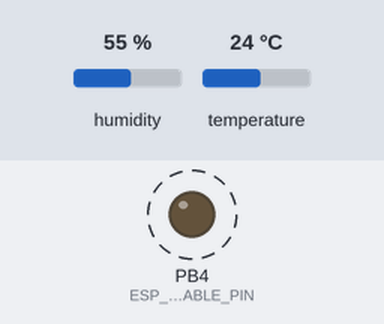
Bench run of a sketch on a simulated ATtiny85, built for the host (arithmetic inside an expression is 32-bit, double 64-bit). On the bench: output pins drawn as LEDs (lit = HIGH). Dashed ring = blinking. The test bench sets the inputs (shaded band); at power-on: humidity 55 %, temperature 24 °C. Pins used as bus, display or sensor lines are not drawn; what the sketch prints to the serial monitor is not drawn.

Above: at 1.1 s.
Timing chart, 0 to 5.9 s (numbered marks = the images above):
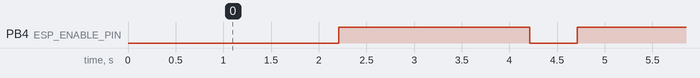

The sketch:

ATtiny.ino
```cpp
// (licence header left out)
#include <avr/sleep.h>
#include <avr/wdt.h>  // http://www.nongnu.org/avr-libc/user-manual/group__avr__watchdog.html
#include <SoftwareSerial.h>

#include <DHT22.h>  // https://github.com/nathanchantrell/Arduino-DHT22

// Power-Save-Stuff.
// http://www.surprisingedge.com/low-power-atmegatiny-with-watchdog-timer/
// https://www.sparkfun.com/tutorials/309
// http://jeelabs.org/tag/lowpower/
uint8_t watchdog_counter;
// Watchdog Interrupt Service / is executed when  watchdog timed out
ISR(WDT_vect) { watchdog_counter++; }

//------------------------------------------------------------------------------
// 0=16ms, 1=32ms, 2=64ms, 3=128ms, 4=250ms, 5=500ms
// 6=1sec, 7=2sec, 8=4sec, 9=8sec
// From: http://interface.khm.de/index.php/lab/experiments/sleep_watchdog_battery/
#define watchdog_wakeup  9  // Wake up after 8 sec

// wait this many ms between sending packets. 300000ms / 1000 / 60sec = 5 Min.
#define SENDDELAY  300000
//#define SENDDELAY  10000 //for tests only: 10sec

// 7,5 * 8sec = 1 Min. 37,5 * 8sec = 5Min.
//uint8_t watchdog_limit = SENDDELAY / 1000 / 8;
#define watchdog_limit  SENDDELAY / 1000 / 8

//------------------------------------------------------------------------------

//WiFi AP information. comment out to use settings from config.lua
//#define SSID "bla"
//#define PASS "secret"

// Supply Voltage Limit - send Notify (mV)
#define vccNotice 3100

// Supply Voltage Limit - Shutdown TinySensor and deny operation (mV)
#define vccShutdown 3000

// ESP8266 SoftwareSerial BAUDRATE. Make sure ESP8266 is set to this
#define ESP8266_BAUD 9600

//Comment to turn off Debug mode
#define DEBUG
#define DEBUGBAUD 9600

//------------------------------------------------------------------------------
// PIN-Konfiguration
//------------------------------------------------------------------------------
//Pin definition for Attiny84 and regular arduino
#if defined(__AVR_ATtiny84__)
  #define ESP_ENABLE_PIN  2
  #define SOFT_RX_PIN     1
  #define SOFT_TX_PIN     0
  #define DHT22_PIN       3
  #define DHT22_POWER_PIN 4
#else
  //ATMEGA328
  #define ESP_ENABLE_PIN  4
  #define SOFT_RX_PIN     2
  #define SOFT_TX_PIN     3
  #define DHT22_PIN       5
  #define DHT22_POWER_PIN 6
#endif
/*
                     +-\/-+
               VCC  1|    |14  GND
          (D0) PB0  2|    |13  AREF (D10)
          (D1) PB1  3|    |12  PA1 (D9)
       (PB3) RESET  4|    |11  PA2 (D8)
INT0  PWM (D2) PB2  5|    |10  PA3 (D7)
      PWM (D3) PA7  6|    |9   PA4 (D6) SCK
SDA   PWM (D4) PA6  7|    |8   PA5 (D5) PWM
                     +----+
*/
//------------------------------------------------------------------------------

// Buffer to store incoming commands from serial port
String inData;

//Remove debug if using attiny84
#if defined(__AVR_ATtiny84__)
  #undef DEBUG
#endif

#ifdef DEBUG
  #define DEBUG_CONNECT(x)  Serial.begin(x)
  #define DEBUG_PRINT(x)    Serial.print(x)
  #define DEBUG_PRINTLN(x)  Serial.println(x)
  #define DEBUG_FLUSH()     Serial.flush()
#else
  #define DEBUG_CONNECT(x)
  #define DEBUG_PRINT(x)
  #define DEBUG_PRINTLN(x)
  #define DEBUG_FLUSH()
#endif

//How many times to retry talking to module before giving up
#define RETRY_COUNT   2
uint8_t retry_attempt = 0;

// Setup a DHT22 instance
DHT22 myDHT22(DHT22_PIN);

//Software serial connected to ESP8266
SoftwareSerial espSerial(SOFT_RX_PIN, SOFT_TX_PIN); // RX, TX

//------------------------------------------------------------------------------
// Power Save Functions
//------------------------------------------------------------------------------

// send ATtiny into Power Save Mode
void goToSleep() {
  // SLEEP_MODE_IDLE -the least power savings
  // SLEEP_MODE_ADC
  // SLEEP_MODE_PWR_SAVE
  // SLEEP_MODE_STANDBY
  // SLEEP_MODE_PWR_DOWN -the most power savings
  set_sleep_mode(SLEEP_MODE_PWR_DOWN); // Set sleep mode.
  sleep_enable(); // Enable sleep mode.
  sleep_mode(); // Enter sleep mode.

  // After waking from watchdog interrupt the code continues to execute from this point.

  sleep_disable(); // Disable sleep mode after waking.
  // Re-enable the peripherals.
  //power_all_enable();
}

// 0=16ms, 1=32ms, 2=64ms, 3=128ms, 4=250ms, 5=500ms
// 6=1sec, 7=2sec, 8=4sec, 9=8sec
// From: http://interface.khm.de/index.php/lab/experiments/sleep_watchdog_battery/
void setup_watchdog(int timerPrescaler) {
  if (timerPrescaler > 9 ) timerPrescaler = 9; //Correct incoming amount if need be
  byte bb = timerPrescaler & 7;
  if (timerPrescaler > 7) bb |= (1<<5); //Set the special 5th bit if necessary
  // enable WatchDog
  //This order of commands is important and cannot be combined
  MCUSR &= ~(1<<WDRF); //Clear the watchdog reset
  WDTCSR |= (1<<WDCE) | (1<<WDE); //Set WD_change enable, set WD enable
  WDTCSR = bb; //Set new watchdog timeout value
  WDTCSR |= _BV(WDIE); //Set the interrupt enable, this will keep unit from resetting after each int
}

// disables the watchdog timer
/*
void disableWatchdog() {
  MCUSR &= ~(1<<WDRF);
  WDTCSR |= (1<<WDCE) | (1<<WDE);
  WDTCSR = 0x00;
}
*/

//Disabling ADC and analog comparator. Saves ~230uA. Needs to be re-enable for the internal voltage check
#define adc_disable() (ADCSRA &= ~(1<<ADEN)) // disable ADC
#define adc_enable()  (ADCSRA |=  (1<<ADEN)) // re-enable ADC

//------------------------------------------------------------------------------

void setup() {
  //Debug serial print only works if DEBUG is defined
  #ifdef DEBUG
    Serial.begin(DEBUGBAUD);
    Serial.println(F("Arduino started"));
  #endif

  //Make sure ESP8266 is set to 9600
  espSerial.begin(ESP8266_BAUD);

  //espSerial.setTimeout(5000);

  //Setup pins
  pinMode(DHT22_POWER_PIN, OUTPUT);
  pinMode(ESP_ENABLE_PIN, OUTPUT);
  digitalWrite(DHT22_POWER_PIN, LOW);
  digitalWrite(ESP_ENABLE_PIN, LOW);

  // 0=16ms, 1=32ms, 2=64ms, 3=128ms, 4=250ms, 5=500ms
  // 6=1sec, 7=2sec, 8=4sec, 9=8sec
  // From: http://interface.khm.de/index.php/lab/experiments/sleep_watchdog_battery/
  setup_watchdog(watchdog_wakeup);      // Wake up after 8 sec

  watchdog_counter = 37; // set to have an initial transmition when starting.

  PRR = bit(PRTIM1);          // only keep timer 0 going
  adc_disable();           // power down/disable the ADC
  analogReference(INTERNAL);   // Set the aref to the internal 1.1V reference

  delay(100);
}

//------------------------------------------------------------------------------

void loop() {
  goToSleep(); // goes to sleep for about 8 seconds and continues to execute code when it wakes up

  if (watchdog_counter >= watchdog_limit) {
    watchdog_counter = 1;

    // Verify enough Supply Voltage
    int vcc = readVcc();
    // stop operation if vcc is lower vccShutdown value (3V)
    if (vcc <= vccShutdown) {
      DEBUG_PRINT(F("ERROR: Supply Voltage is too low:"));
      DEBUG_PRINTLN((vcc / 1000));
      DEBUG_FLUSH();
      // FIXME: power off
      // disable Watchdog Interrupt and power down forever
      wdt_disable();
      return;
    }

    // Hold DHT22 information
    DHT22_ERROR_t errorCode;
    // Power on Sensor
    enableSensor();
    // Give sensor some time to warmup
    delay(2000);
    // Read DHT22 that will be sent
    errorCode = myDHT22.readData();
    // If DHT22 is not returning valid data
    if (errorCode != DHT_ERROR_NONE) {
      #ifdef DEBUG
        DEBUG_PRINTLN(F("Could not get DHT22 Sensor values. Error:"));
        DEBUG_PRINTLN(errorCode);
      #endif
      disableSensor();
    } else {
      // Prepare string to send
      String msg = "wlanSend(\"";
      msg += "v=";
      msg += vcc;
      msg += "&t=";
      msg += int(myDHT22.getTemperatureCInt()*10);
      msg += "&h=";
      msg += int(myDHT22.getHumidityInt()*10);
      if ((vcc > vccShutdown) && (vcc <= vccNotice)) {
        msg += "&NOTICE=lowVCC";
      }
      msg += "\")";
      //Powerdown Sensor
      disableSensor();

      if (!enableESP()) {
        DEBUG_PRINTLN(F("Error initializing ESP8266!"));
        disableESP();
        DEBUG_PRINTLN(F("Going to sleep..."));
        DEBUG_FLUSH();
        return;
      }

      // Send Data..
      DEBUG_PRINTLN(F("Sending Data.."));
      espSerial.println(msg);
      espSerial.flush();
      DEBUG_PRINTLN(msg);

      // Wait for receiving "DONE"
      if (!waitForString("DONE", 2000)) {
        DEBUG_PRINTLN(F("Error sending Data!"));
      } else {
        DEBUG_PRINTLN(F("All messages sent!"));
      }

      // Disconnect from AP
      DEBUG_PRINTLN("wlanDisconnect()");
      espSerial.println("wlanDisconnect()");
      espSerial.flush();

      //Disable ESP8266 Module
      disableESP();
    }
    DEBUG_PRINTLN(F("Going to sleep...\n"));
    DEBUG_FLUSH();
  }
}

// Bring Enable pin up, wait for module to wake-up/connect and connect to AP.
boolean enableESP() {
  //Enable ESP8266 Module
  digitalWrite(ESP_ENABLE_PIN, HIGH);
  DEBUG_PRINTLN(F("ESP8266 Enabled. Waiting to spin up..."));

  //Wait for module to boot up, and connect to AccessPoint
  if (waitForString("READY", 2000)) {
    // Connect to AP
    return connectWiFi();
  }

  //Couldn't connect to the module
  DEBUG_PRINTLN(F("Error initializing the ESP module"));

  //Disable ESP8266 Module
  disableESP();

  //Try again until retry counts expire
  if (retry_attempt < RETRY_COUNT) {
    retry_attempt++;
    delay(500);
    return enableESP();
  } else {
    retry_attempt = 0;
    return false;
  }
}

// Connect to AP
boolean connectWiFi() {
  // Create connection string and connected to AP
  #ifdef SSID
    String msg = "wlanConnect(\"";
    msg += SSID;
    msg += "\",\"";
    msg += PASS;
    msg += "\")";
  #else
    String msg = "wlanConnect()";
  #endif

  DEBUG_PRINTLN(F("Trying to connect to AP.."));
  espSerial.println(msg);
  espSerial.flush();

  // Wait for receiving "DONE"
  if (!waitForString("> DONE", 10000)) {
    DEBUG_PRINTLN(F("Error connecting to AccessPoint!"));
    return false;
  } else {
    DEBUG_PRINTLN(F("Connected to AccessPoint"));
    return true;
  }
}

// Disable ESP8266 Module
boolean disableESP() {
  digitalWrite(ESP_ENABLE_PIN, LOW);
  DEBUG_PRINTLN(F("ESP8266 Disabled"));
  return true;
}

// Power on Sensor
boolean enableSensor() {
  digitalWrite(DHT22_POWER_PIN, HIGH);
  DEBUG_PRINTLN(F("DHT22 Power ON"));
  return true;
}

// Power off Sensor
boolean disableSensor() {
  digitalWrite(DHT22_POWER_PIN, LOW);
  DEBUG_PRINTLN(F("DHT22 Power OFF"));
  return true;
}

// Wait for specific input string until timeout runs out
boolean waitForString(String input, unsigned int timeout) {
  unsigned long end_time = millis() + timeout;
  while (end_time >= millis()) {
    if (espSerial.available()) {
      while (espSerial.available()) {
        char recieved = espSerial.read();
        inData += recieved;
        if (recieved == '\r') {
          inData.trim();
          DEBUG_PRINT(F("UART:"));
          DEBUG_PRINTLN(inData);
          if (inData == input) {
            inData = ""; // Clear recieved buffer
            return true;
          }
          inData = ""; // Clear recieved buffer
        }
      }
    }
  }
  //Timed out
  return false;
}

//-----------------------------------------------------------------------------
//Code from https://code.google.com/p/tinkerit/wiki/SecretVoltmeter
//-----------------------------------------------------------------------------
int readVcc() {
  // Read 1.1V reference against AVcc
  // set the reference to Vcc and the measurement to the internal 1.1V reference
  //Re-enable ADC
  adc_enable();
  #if defined(__AVR_ATmega32U4__) || defined(__AVR_ATmega1280__) || defined(__AVR_ATmega2560__)
      ADMUX = _BV(REFS0) | _BV(MUX4) | _BV(MUX3) | _BV(MUX2) | _BV(MUX1);
  #elif defined (__AVR_ATtiny24__) || defined(__AVR_ATtiny44__) || defined(__AVR_ATtiny84__)
      ADMUX = _BV(MUX5) | _BV(MUX0);
  #elif defined (__AVR_ATtiny25__) || defined(__AVR_ATtiny45__) || defined(__AVR_ATtiny85__)
      ADMUX = _BV(MUX3) | _BV(MUX2);
  #else
      ADMUX = _BV(REFS0) | _BV(MUX3) | _BV(MUX2) | _BV(MUX1);
  #endif
  delay(2); // Wait for Vref to settle
  ADCSRA |= _BV(ADSC); // Start conversion
  while (bit_is_set(ADCSRA,ADSC)); // measuring
  uint8_t low  = ADCL; // must read ADCL first - it then locks ADCH
  uint8_t high = ADCH; // unlocks both
  long result = (high<<8) | low;
  //result = 1126400L / result; // Back-calculate Vcc in mV
  result = 1074835L / result;
  //Disable ADC
  adc_disable();
  return result;
}
```

Measured:
- by itself, PB4 (ESP_ENABLE_PIN): alternates HIGH for 2.0 s and LOW for 0.50 s, 6 changes in all, then stays LOW
